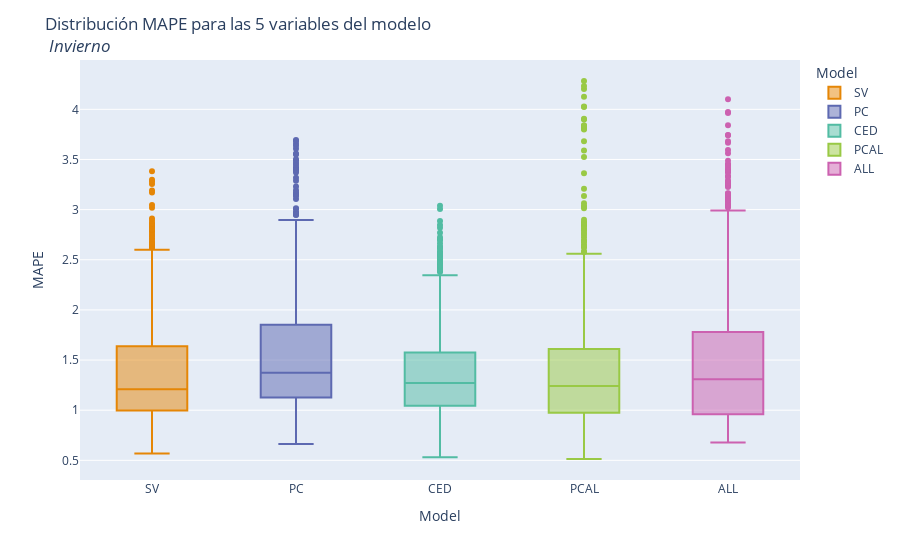

Notebook source saved alongside this figure:
### Code cell
color_palette = px.colors.qualitative.Vivid

fig = px.box(complete_long_w, y='MAPE', x='Model', color='Model',
             color_discrete_sequence=color_palette)

fig.update_layout(title_text="Distribución MAPE para las 5 variables del modelo<br><i> Invierno")

fig.show()

fig.write_image("images/MAPE_WINTERN_BOX.pdf")

### Figure 1 — Plotly figure (JSON) as saved in the notebook; plotly's stock layout.template omitted (floating-point values rounded to 4 significant figures; data arrays with more than 128 entries replaced by an {"elided": "..."} marker saying what was removed)
{"data": [{"alignmentgroup": "True", "hovertemplate": "Model=%{x}<br>MAPE=%{y}<extra></extra>", "legendgroup": "SV", "marker": {"color": "rgb(229, 134, 6)"}, "name": "SV", "notched": false, "offsetgroup": "SV", "orientation": "v", "showlegend": true, "type": "box", "x": {"elided": "529 str values"}, "x0": " ", "xaxis": "x", "y": {"elided": "529 float values"}, "y0": " ", "yaxis": "y"}, {"alignmentgroup": "True", "hovertemplate": "Model=%{x}<br>MAPE=%{y}<extra></extra>", "legendgroup": "PC", "marker": {"color": "rgb(93, 105, 177)"}, "name": "PC", "notched": false, "offsetgroup": "PC", "orientation": "v", "showlegend": true, "type": "box", "x": {"elided": "529 str values"}, "x0": " ", "xaxis": "x", "y": {"elided": "529 float values"}, "y0": " ", "yaxis": "y"}, {"alignmentgroup": "True", "hovertemplate": "Model=%{x}<br>MAPE=%{y}<extra></extra>", "legendgroup": "CED", "marker": {"color": "rgb(82, 188, 163)"}, "name": "CED", "notched": false, "offsetgroup": "CED", "orientation": "v", "showlegend": true, "type": "box", "x": {"elided": "529 str values"}, "x0": " ", "xaxis": "x", "y": {"elided": "529 float values"}, "y0": " ", "yaxis": "y"}, {"alignmentgroup": "True", "hovertemplate": "Model=%{x}<br>MAPE=%{y}<extra></extra>", "legendgroup": "PCAL", "marker": {"color": "rgb(153, 201, 69)"}, "name": "PCAL", "notched": false, "offsetgroup": "PCAL", "orientation": "v", "showlegend": true, "type": "box", "x": {"elided": "529 str values"}, "x0": " ", "xaxis": "x", "y": {"elided": "529 float values"}, "y0": " ", "yaxis": "y"}, {"alignmentgroup": "True", "hovertemplate": "Model=%{x}<br>MAPE=%{y}<extra></extra>", "legendgroup": "ALL", "marker": {"color": "rgb(204, 97, 176)"}, "name": "ALL", "notched": false, "offsetgroup": "ALL", "orientation": "v", "showlegend": true, "type": "box", "x": {"elided": "529 str values"}, "x0": " ", "xaxis": "x", "y": {"elided": "529 float values"}, "y0": " ", "yaxis": "y"}], "layout": {"boxmode": "overlay", "legend": {"title": {"text": "Model"}, "tracegroupgap": 0}, "margin": {"t": 60}, "title": {"text": "Distribución MAPE para las 5 variables del modelo<br><i> Invierno"}, "xaxis": {"anchor": "y", "categoryarray": ["SV", "PC", "CED", "PCAL", "ALL"], "categoryorder": "array", "domain": [0, 1], "title": {"text": "Model"}}, "yaxis": {"anchor": "x", "domain": [0, 1], "title": {"text": "MAPE"}}}}
